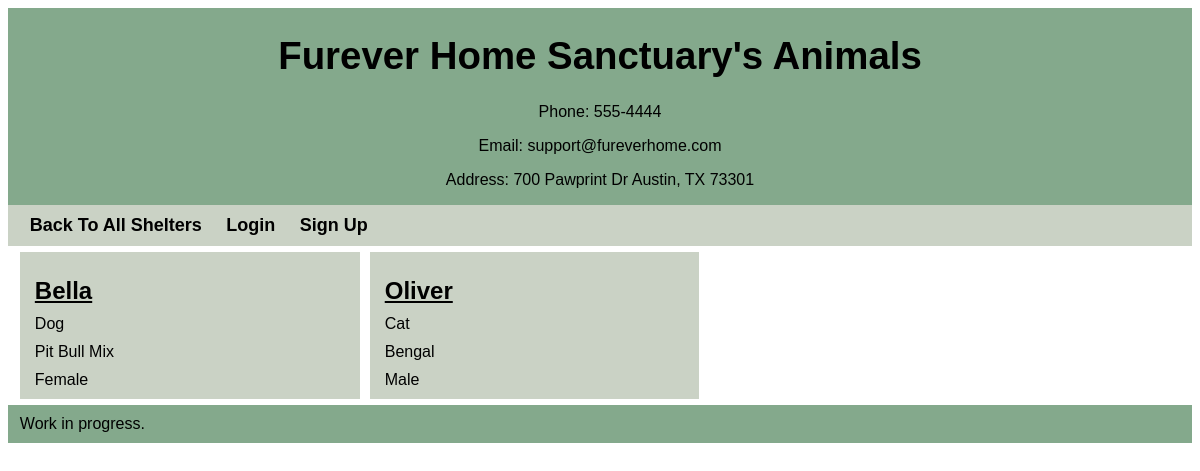
Screenshot of /home/4 with the database file from the repository.
### tables this page shows
CREATE TABLE Shelter (
        shelter_id INTEGER PRIMARY KEY AUTOINCREMENT,
        name TEXT NOT NULL,
        email TEXT NOT NULL,
        phone TEXT NOT NULL,
        street1 TEXT NOT NULL,
        street2 TEXT,
        city TEXT NOT NULL,
        state TEXT NOT NULL,
        zip TEXT NOT NULL,
        account_id INTEGER,
        date_shelter_added TEXT,
        no_kill BOOLEAN NOT NULL,
        max_dogs INTEGER NOT NULL,
        max_cats INTEGER NOT NULL,
        dogs BOOLEAN NOT NULL,
        cats BOOLEAN NOT NULL,
        shelterPasscode INTEGER NOT NULL,
        FOREIGN KEY (account_id) REFERENCES Account(account_id)
    );

CREATE TABLE Animal (
        animal_id INTEGER PRIMARY KEY AUTOINCREMENT,
        shelter_id INTEGER,
        name TEXT NOT NULL,
        type TEXT NOT NULL,
        breed TEXT NOT NULL,
        sex TEXT NOT NULL,
        foster INTEGER NOT NULL,
        adopt INTEGER NOT NULL,
        status TEXT NOT NULL,
        date_time_arrived TEXT NOT NULL,
        chipped BOOLEAN NOT NULL,
        date_last_vet_visit TEXT NOT NULL,
        vaccines BOOLEAN NOT NULL,
        spayed_neutered BOOLEAN NOT NULL,
        FOREIGN KEY (shelter_id) REFERENCES Shelter(shelter_id)
    );

### app/api.py (the view)
@app.route("/<int:shelterID>", methods = ['GET'])
@app.route("/home/<int:shelterID>", methods = ['GET'])
def main(shelterID = 0):
    conn = sqlite3.connect(DATABASE)
    conn.row_factory = sqlite3.Row
    cursor = conn.cursor()
    shelter = cursor.execute(('SELECT name, street1, phone, email, city, state, zip FROM Shelter WHERE shelter_id = ?'), (shelterID,)).fetchone()
    animals = cursor.execute(('SELECT animal_id, name, type, breed, sex FROM Animal WHERE shelter_id = ?'), (shelterID,)).fetchall()
    conn.close()
    if not shelter:
        return render_template('home.html', animals = animals, loggedIn = current_user.is_authenticated, shelterID = shelterID)
    return render_template('home.html', animals = animals, shelter = shelter, loggedIn = current_user.is_authenticated, shelterID = shelterID)

### app/api.py (called while the page is built, shortened)
@app.before_request
def auto_logout():
    if not current_user.is_authenticated:
        return

### app/templates/home.html (shortened to what this page needs)
<!doctype html>
<html>
<head>
    <link rel="stylesheet" type="text/css" href="{{ url_for('static', filename='style.css') }}">
</head>
<body>
    <div id="container">
        <header>
            <h1>{{ shelter['name'] }}'s Animals</h1>
            <p style="font-size: 1rem;">Phone: {{ shelter['phone'] }}</p>
            <p style="font-size: 1rem;">Email: {{ shelter['email'] }}</p>
            <p style="font-size: 1rem;">Address: {{ shelter['street1'] }} {{ shelter['city'] }}, {{ shelter['state'] }} {{ shelter['zip'] }}</p>
        </header>
        <nav id="navbar">
            <a href = "/index">Back To All Shelters</a>
            {% if current_user.is_authenticated %}
                <a href="{{ url_for('logout') }}" class="nav-button">Logout</a>
            {% else %}
                <a href="/login.html" class="nav-button">Login</a>
                <a href="/signup.html" class="nav-button">Sign Up</a>
            {% endif %}
        </nav>
        <main>
            {% if animals %}
            <div id = "grid">
                {% for animal in animals %}
                    <a href="/animal/{{ animal['animal_id'] }}">
                        <h2>{{ animal['name'] }}</h2>
                        <p>{{ animal['type'] }}</p>
                        <p>{{ animal['breed'] }}</p>
                        <p>{{ animal['sex'] }}</p>
                    </a>
                {% endfor %}
            </div>
            {% endif %}
        </main>
        <footer>Work in progress.</footer>
    </div>
</body>
</html>

### app/static/style.css (style rules this page uses)
header { font-size: larger; background-color: #84a98c; align-content:center; text-align: center; font-family: 'Franklin Gothic Medium', 'Arial Narrow', Arial, sans-serif; }
nav { background-color: #cad2c5; padding: 10px 1%; font-family: Arial, Helvetica, sans-serif; }
nav a { font-weight: bold; font-size: large; text-decoration: none; padding: 10px; color: black; }
#grid p { padding: 5px 0; margin: 0; }
#grid h2 { text-decoration: underline; margin-bottom: 5px; }
main { padding: 0.5% 1%; font-family: Arial, Helvetica, sans-serif; }
#grid { display:grid; grid-template-columns: auto auto auto auto; gap: 10px; }
#grid a { color: black; text-decoration:none; background-color: #cad2c5; padding: 5px 15px; }
footer { background-color: #84a98c; padding: 10px 1%; font-family: 'Franklin Gothic Medium', 'Arial Narrow', Arial, sans-serif; }

### rows the page displays
Shelter: name "Furever Home Sanctuary", phone "555-4444", email "support@fureverhome.com", street1 "700 Pawprint Dr", city "Austin", state "TX", zip "73301"
Animal: name "Bella", type "Dog", breed "Pit Bull Mix", sex "Female"
Animal: name "Oliver", type "Cat", breed "Bengal", sex "Male"
